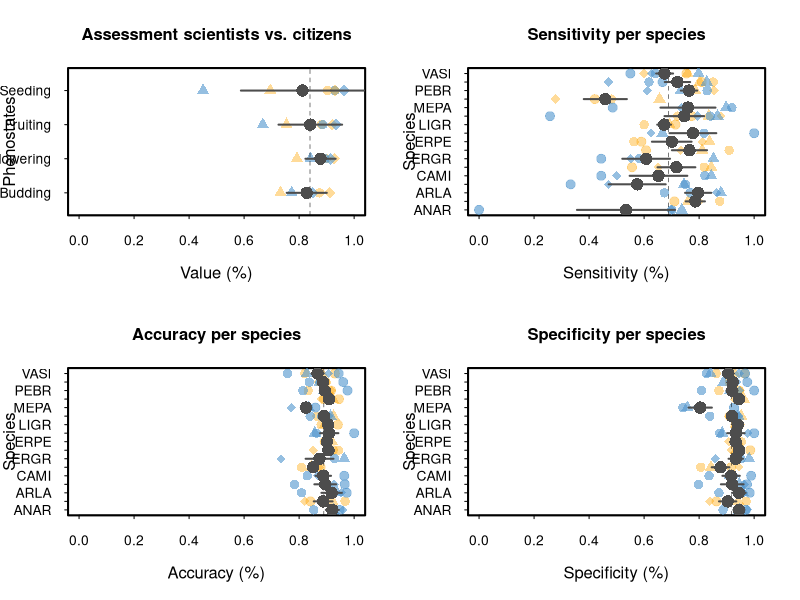

Reproduce this figure in R.
############################DATA PAPER MEADOWATCH###################
###DATA COMPILED BY AJI JOHN
###FIGURES AND THIS ANALYSIS: RUBÉN D. MANZANEDO. APRIL-JULY 2021#########

###################PART 5######################

##Continuation of Figure 4: Data validation comparison of scientist vs. citizen scientists

#load accuracies data per phenostate and species
phenostates = read.csv('Accuracy per phenostate-trail.csv')
head(phenostates)

#graphical parameters
par(bty="o")
par(lwd=2)
par(tcl=-0.2)
par(las=1)
par(cex.lab=1.2)
par(mfcol=c(2,2))
color.orange = rgb(255/255,165/255,0/255,0.4)
color.blue = rgb(79/255,148/255,205/255,0.6)

#Figure 4a: metrics per phenostate 
#set the x-axes values for plotting and a small offset for the different hikes
phenostates$Y = 1:4
phenostates$Y2 = phenostates$Y+0.2
#plot each phenostate
plot(Y~accuracy.rl, phenostates,
     pch=21,
     bg=color.orange,
     lwd=0.5,
     cex=1.5,
     xlim=c(0,1),
     ylim=c(0.5,4.5),
     main='Assessment scientists vs. citizens',
     axes=F,
     ylab='Phenostates',
     xlab='Value (%)',
     col=rgb(0,0,0,0))
axis(2, labels=c('Budding','Flowering','Fruiting','Seeding'),
     at=c(1:4))
axis(1)
box()
points(Y~accuracy.gb, phenostates,
       pch=21,
       bg=color.blue,
       cex=1.5,
       lwd=0,
       col=rgb(0,0,0,0))
points(Y~sensitivity.rl, phenostates,
     pch=24,
     bg=color.orange,
     lwd=0.5,
     cex=1.5,
     ylim=c(0,1),
     col=rgb(0,0,0,0))
points(Y~sensitivity.gb, phenostates,
       pch=24,
       bg=color.blue,
       cex=1.5,
       lwd=0.5,
       col=rgb(0,0,0,0))
points(Y~specificity.rl, phenostates,
       pch=23,
       bg=color.orange,
       lwd=0.5,
       cex=1.5,
       col=rgb(0,0,0,0))
points(Y~specificity.gb, phenostates,
       pch=23,
       bg=color.blue,
       cex=1.5,
       lwd=0,
       col=rgb(0,0,0,0))

##means +- standard errors
head(phenostates)
phenostates$mean = apply(phenostates[,2:7],1, FUN='mean')
phenostates$sd = apply(phenostates[,2:7],1, FUN='sd')
phenostates$se = (phenostates$sd) / (sqrt(phenostates$mean))

#add reference line of mean
abline(v=mean(phenostates$mean),
       lty=2,
       lwd=0.51)

#plot them
points(Y~mean, phenostates,
       pch=16,
       col='grey30',
       cex=2,
       lwd=0)
for (i in 1:4){
  lines(x=c((phenostates$mean[i]-phenostates$se[i]),(phenostates$mean[i]+phenostates$se[i])), 
            y=c(i,i),
        col='grey30')
}


###Figure 4b: metrics per species
#load species data
species = read.csv('Accuracy per species.csv')
means = read.csv('Mean_metrics_per_species.csv')
head(species)
position.sp = as.numeric(as.factor(species$species))
pch.vector = length(species$phenostate)/4



##before anything, calculate means +- standard errors per species
head(species)
means.errs = data.frame('species' = rep(NA, length(levels(as.factor(species$species)))),
                        'mean.acc' = rep(NA, length(levels(as.factor(species$species)))),
                        'se.acc' = rep(NA, length(levels(as.factor(species$species)))),
                        'mean.sen' = rep(NA, length(levels(as.factor(species$species)))),
                        'se.sen' = rep(NA, length(levels(as.factor(species$species)))),
                        'mean.spe' = rep(NA, length(levels(as.factor(species$species)))),
                        'se.spe' = rep(NA, length(levels(as.factor(species$species)))))
##subset per species and then calculate basic metrics, save on the dataframe means.errs
for (i in 1:length(levels(as.factor(species$species)))){
  naming = levels(as.factor(species$species))[i]
  spec = subset(species,species==as.character(naming))
  accuracy = mean(c(spec$accuracy.gb,spec$accuracy.rl), na.rm=T)
  sensitiv = mean(c(spec$sensitivity.gb,spec$sensitivity.rl), na.rm=T)
  specific = mean(c(spec$specificity.gb,spec$specificity.rl), na.rm=T)
  
  accuracy.sd = sd(c(spec$accuracy.gb,spec$accuracy.rl), na.rm=T)
  sensitiv.sd = sd(c(spec$sensitivity.gb,spec$sensitivity.rl), na.rm=T)
  specific.sd = sd(c(spec$specificity.gb,spec$specificity.rl), na.rm=T)
  
  accuracy.n = length(na.omit(c(spec$accuracy.gb,spec$accuracy.rl)))
  sensitiv.n = length(na.omit(c(spec$sensitivity.gb,spec$sensitivity.rl)))
  specific.n = length(na.omit(c(spec$specificity.gb,spec$specificity.rl)))
  
  accuracy.se = accuracy.sd / sqrt(accuracy.n)
  sensitiv.se = sensitiv.sd / sqrt(sensitiv.n)
  specific.se = specific.sd / sqrt(specific.n)
  
  means.errs[i,1] = paste (levels(as.factor(species$species))[i])
  means.errs[i,2] = accuracy
  means.errs[i,3] = accuracy.se
  means.errs[i,4] = sensitiv
  means.errs[i,5] = sensitiv.se
  means.errs[i,6] = specific
  means.errs[i,7] = specific.se
  print(means.errs)
}

means.errs  


#plot ACCURACIES
plot(position.sp~accuracy.rl, species,
     pch=rep(c(16,17,18,19), pch.vector),
     col=color.orange,
     lwd=0.5,
     cex=1.5,
     xlim=c(0,1),
     main='Accuracy per species',
     axes=F,
     ylab='Species',
     xlab='Accuracy (%)')
axis(2, labels=unique(species$species),
     at=unique(as.numeric(position.sp)),
     las=2)
axis(1)
box()
points(position.sp~accuracy.gb, species,
       pch=rep(c(16,17,18,19), pch.vector),
       col=color.blue,
       cex=1.5,
       lwd=0.5)

#add reference line of mean
abline(v=mean(means.errs$mean.acc),
       lty=2,
       lwd=0.5)

#plot them
points(1:17~means.errs$mean.acc,
       pch=16,
       col='grey30',
       cex=2,
       lwd=0)
for (i in 1:17){
  lines(x=c((means.errs$mean.acc[i]-means.errs$se.acc[i]), (means.errs$mean.acc[i]+means.errs$se.acc[i])), 
        y=c(i,i),
        col='grey30')
}




#plot SENSITIVITY
plot(position.sp~sensitivity.rl, species,
     pch=rep(c(16,17,18,19), pch.vector),
     col=color.orange,
     lwd=0.5,
     cex=1.5,
     xlim=c(0,1),
     main='Sensitivity per species',
     axes=F,
     ylab='Species',
     xlab='Sensitivity (%)')
axis(2, labels=unique(species$species),
     at=unique(as.numeric(position.sp)),
     las=2)
axis(1)
box()
points(position.sp~sensitivity.gb, species,
       pch=rep(c(16,17,18,19), pch.vector),
       col=color.blue,
       cex=1.5,
       lwd=0.5)

#add reference line of mean
abline(v=mean(means.errs$mean.sen),
       lty=2,
       lwd=0.51)

#plot them
points(1:17~means.errs$mean.sen,
       pch=16,
       col='grey30',
       cex=2,
       lwd=0)
for (i in 1:17){
  lines(x=c((means.errs$mean.sen[i]-means.errs$se.sen[i]), (means.errs$mean.sen[i]+means.errs$se.sen[i])), 
        y=c(i,i),
        col='grey30')
}


#plot SPECIFICITY
plot(position.sp~specificity.rl, species,
     pch=rep(c(16,17,18,19), pch.vector),
     col=color.orange,
     lwd=0.5,
     cex=1.5,
     xlim=c(0,1),
     main='Specificity per species',
     axes=F,
     ylab='Species',
     xlab='Specificity (%)')
axis(2, labels=unique(species$species),
     at=unique(as.numeric(position.sp)),
     las=2)
axis(1)
box()
points(position.sp~specificity.gb, species,
       pch=rep(c(16,17,18,19), pch.vector),
       col=color.blue,
       cex=1.5,
       lwd=0.5)

#add reference line of mean
abline(v=mean(means.errs$mean.spe),
       lty=2,
       lwd=0.51)

#plot them
points(1:17~means.errs$mean.spe,
       pch=16,
       col='grey30',
       cex=2,
       lwd=0)
for (i in 1:17){
  lines(x=c((means.errs$mean.spe[i]-means.errs$se.spe[i]), (means.errs$mean.spe[i]+means.errs$se.spe[i])), 
        y=c(i,i),
        col='grey30')
}


##END OF CODE

